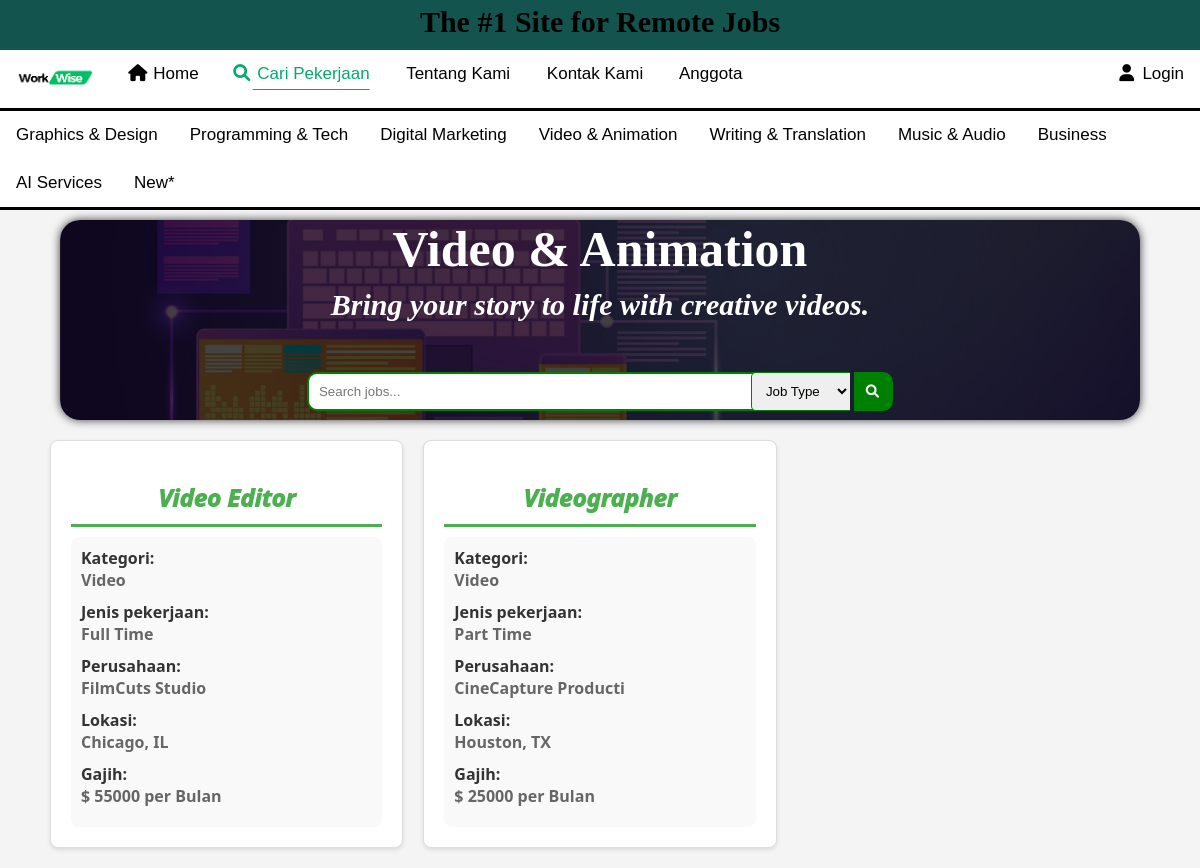
/job_category.php?ctg=Video, run on the app's committed database.
### tables this page shows
CREATE TABLE
  `jobtable` (
    `jobId` int (10) NOT NULL,
    `userId` int (11) NOT NULL,
    `category` varchar(32) NOT NULL,
    `title` varchar(20) NOT NULL,
    `jobType` varchar(10) NOT NULL,
    `company` varchar(20) NOT NULL,
    `location` varchar(32) NOT NULL,
    `price` int (10) NOT NULL,
    `exitDay` date NOT NULL,
    `responsibilities` varchar(120) NOT NULL,
    `requirements` varchar(200) NOT NULL,
    `payment` int (11) NOT NULL
  );

### job_category.php (the view, shortened to what this page needs)
<?php include("conn.php"); ?>
<?php
$ctg=$_GET["ctg"];
if (isset($_GET["search"]) || isset($_GET["filter"])) {
    $search1 = $_GET["search"];
    $filter = $_GET["filter"];
    $search = mysqli_real_escape_string($conn, $search1);
    if (!empty($search)) {
        if ($filter == "All Type") {
            $sql = "SELECT * FROM jobtable WHERE category='$ctg' AND (title LIKE '%$search%' OR company LIKE '%$search%' OR location LIKE '%$search%' OR price LIKE '%$search%' OR exitDay LIKE '%$search%')";
            $result = mysqli_query($conn, $sql);
            if ($result == false) {
            }
        } else if ($filter == "Full Time" || $filter == "Part Time") {
            $sql = "SELECT * FROM jobtable WHERE category='$ctg' AND (title LIKE '%$search%' OR company LIKE '%$search%' OR location LIKE '%$search%' OR price LIKE '%$search%' OR exitDay LIKE '%$search%') AND jobType = '$filter'";
            $result = mysqli_query($conn, $sql);
            if ($result == false) {
            }
        } else {
        }
    } else {
        if ($filter == "Full Time" || $filter == "Part Time") {
            $sql = "SELECT * FROM jobtable WHERE category='$ctg' AND jobType = '$filter'";
            $result = mysqli_query($conn, $sql);
            if ($result == false) {
                $note = "Data not found.";
            }
        } else {
            $sql = "SELECT * FROM jobtable WHERE category='$ctg' ";
        }
    }
} else {
    $sql = "SELECT * FROM jobtable WHERE category='$ctg'";
}
$result = mysqli_query($conn, $sql);
?>
<!DOCTYPE html>
<html lang="en">
<head>
    <link rel="stylesheet" href="https://cdnjs.cloudflare.com/ajax/libs/font-awesome/4.7.0/css/font-awesome.min.css">
    <link rel="stylesheet" href="./CSS/job_list.css">
    <link rel="stylesheet" href="https://cdnjs.cloudflare.com/ajax/libs/font-awesome/6.0.0/css/all.min.css">
</head>
<body>
    <header>
        <link rel="stylesheet" href="./CSS/header.css">
        <div class="headerbar">
            <h3>The #1 Site for Remote Jobs</h3>
        </div>
    </header>
    <?php include_once("navbar.php"); ?>
    <?php include_once("ctg_bar.php"); ?>
    <form action="job_category.php" method="get">
        <div class="searchbar" id="seardiv" >
            <?php
            $ctg=$_GET['ctg'];
            if($ctg=='Graphics'){
                $c1='Graphics & Design';
                $c2='Designs to make you stand out';
            } elseif($ctg=='Programming'){
                $c1='Programming & Tech';
                $c2='You think it. A programmer develops it';
            }
            else if($ctg=='Digital'){
                $c1='Digital Marketing';
                $c2='Build your brand. Grow your business.';
            }
            elseif($ctg=='Video'){
                $c1='Video & Animation';
                $c2='Bring your story to life with creative videos.';
            }elseif($ctg=='Writing'){
                $c1='Writing & Translation';
                $c2='Get your words across—in any language.';
            }
            elseif($ctg=='Music'){
                $c1='Music & Audio';
                $c2='Do not miss a beat. Bring your sound to life.';
            }
            elseif($ctg=='Business'){
                $c1='Business';
                $c2='Business to make you stand out';
            }
            elseif($ctg=='AI'){
                $c1='AI Services';
                $c2='AI to make you stand out';
            }else{
                $c1='New';
                $c2='New to make you stand out';
            } ?>
            <h1 id="ctg_name"><?php echo $c1;?></h1>
            <h3 id="ctg_ds"><?php echo $c2;?></h3>
            <input id="fsearch" type="search" name="search" placeholder="<?php if (isset($_GET["search"])) {
                                                                echo $_GET["search"];
                                                            } else {
                                                                echo "Search jobs...";
                                                            } ?>">
            <select name="filter"  id="idcheck " >
                <option value="All Type">Job Type</option>
            </select>
            <button type="submit"    name="submit"><i class="fa fa-fw fa-search"></i></button>
        </div>
    </form>
    <div class="job_listings">
        <div class="job_row">
            <?php
            if ($result && mysqli_num_rows($result) > 0) {
                while ($row = mysqli_fetch_assoc($result)) {
                    ?>
                    <div class="job">
                        <h2>
                            <?php echo $row["title"]; ?>
                        </h2>
                        <div class="job_details">
                            <h4>Kategori:</h4>
                            <p>
                                <?php echo $row['category']; ?>
                            </p>
                            <h4>Jenis pekerjaan:</h4>
                            <p>
                                <?php echo $row['jobType']; ?>
                            </p>
                            <h4>Perusahaan:</h4>
                            <p>
                                <?php echo $row['company']; ?>
                            </p>
                            <h4>Lokasi:</h4>
                            <p>
                                <?php echo $row['location']; ?>
                            </p>
                            <h4>Gajih:</h4>
                            <p>$
                                <?php echo $row['price']; ?> per Bulan
                            </p>
                        </div>
                    </div>
                    <?php
                }
                ?>
            </div>
        </div>
        <?php
            }
?>
</body>
</html>

### CSS/job_list.css (style rules this page uses)
body { margin: 0; padding: 0; background-color: #f4f4f4; }
.searchbar { width: 100%; text-align: center; justify-content: center; }
input , button,select { margin-top: 50px; padding: 10px; border-style: solid; border-color: green; }
.searchbar input { width: 50%; border-top-left-radius: 10px; border-bottom-left-radius: 10px; border-right-style: none; }
.searchbar button { border-top-right-radius: 10px; border-bottom-right-radius: 10px; border-left-style: none; background-color: green; margin-left: 0; }
select { border-radius: 5px; border-top-right-radius: 0; border-bottom-right-radius: 0; border-style: solid; border-right-style: none; margin-left: -100px; position: sticky; }
button i { color: white; }
.job_listings { font-family: 'Segoe UI', Tahoma, Geneva, Verdana, sans-serif; max-width: 1100px; margin: 20px auto; }
.job_row { display: grid; grid-template-columns: repeat(3, 1fr); gap: 20px; }
.job { border: 1px solid #ddd; background-color: #fff; padding: 20px; border-radius: 8px; box-shadow: 0 2px 4px rgba(0, 0, 0, 0.1); transition: transform 0.3s ease-in-out; }
h2 { text-align: center; font-style: italic; font-weight: 1000; margin-bottom: 10px; color: #4CAF50; padding-bottom: 10px; border-bottom-style: solid; }
p { color: #666; font-weight: 600; margin-bottom: 8px; padding-bottom: 10px; }
.job_details { background-color: #f9f9f9; padding: 10px; border-radius: 8px; }
.job_details h4 { margin: 0; color: #333; }
.job_details p { margin: 0; color: #666; }

### CSS/header.css (style rules this page uses)
body { margin: 0; }
.headerbar { margin-top: -30px; padding: 0; height: 50px; background-color: #13544e; }
.headerbar h3 { padding: 5px; text-align: center; font-size: 30px; }

### job_category.php (style rules this page uses)
#seardiv { background-image: url(./Image/Home/ctg4.png); background-position: center; background-size: cover; background-repeat: none; width: 90%; height: 200px; margin: 10px auto; border-radius: 20px; box-shadow: 0px 0px 10px 0px rgba(0, 0, 0, 0.75); }
#ctg_name { color: white; font-weight: 1500; color: white; font-size: 50px; margin: 0; }
#ctg_ds { font-size: 30px; font-style: italic; color: white; font-weight: 800; margin: 10px 0 0 0 ; }

### data on the page
jobtable: title "Video Editor", category "Video", jobType "Full Time", company "FilmCuts Studio", location "Chicago, IL", price "55000"
jobtable: title "Videographer", category "Video", jobType "Part Time", company "CineCapture Producti", location "Houston, TX", price "25000"

### other printed values
$c1 "Video & Animation"
$c2 "Bring your story to life with creative videos."
